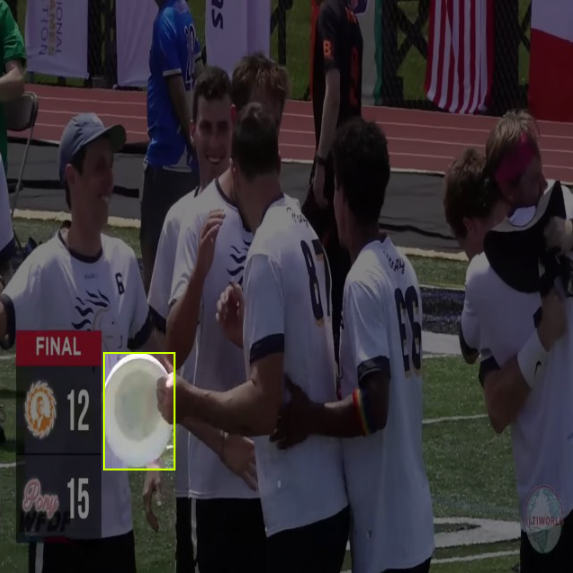
#> input picture cosc428-frisbee-tracking-project/img_1_gnd_truth.png, 573 x 573 px, given in place of forehand_2.mp4, which was not available
$ python masking.py
#> lines starting #> are read from the running program, lines starting #| are printed output that depends on the picture; after the words box and inside, x2 and y2 are one past the last pixel; in counts of white or black regions, pixels touching at a corner belong together; pictures that were not available may be replaced by others from this repository, and a replacement may not be noted
import cv2
import numpy as np

# |--------- Path to footage folder goes here -------------|
cap = cv2.VideoCapture('Footage/forehand_2.mp4')

# |--------- Must select a valid frame so change target_frame to low numbers -------------|
target_frame = 20
cap.set(cv2.CAP_PROP_POS_FRAMES, target_frame)
ret, frame = cap.read()
#> frame is the input picture: shape (573, 573, 3); mean B, G, R 53.6, 47.3, 53
if not ret:
    print(f"[ERROR] Couldn't read frame {target_frame}")
    cap.release()
    exit()

h, w = frame.shape[:2]
#> h = 573; w = 573
scale = min(1440 / w, 960 / h)
#> scale = 1.68
frame_resized = cv2.resize(frame, None, fx=scale/2, fy=scale/2)

# |--------- Processing -------------|
gray = cv2.cvtColor(frame_resized, cv2.COLOR_BGR2GRAY)
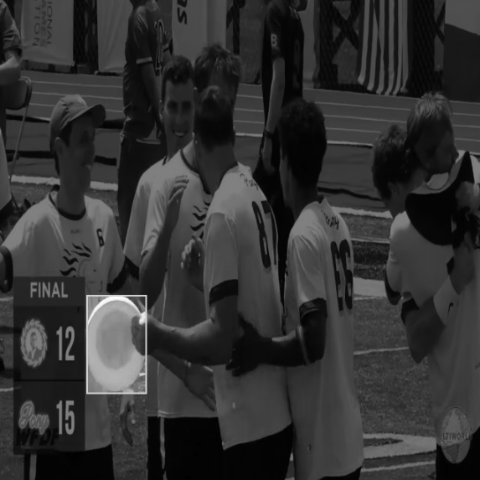
#> gray: shape (480, 480); min 0, max 253, mean 49.6
blur = cv2.GaussianBlur(gray, (3,3), cv2.BORDER_DEFAULT)
canny = cv2.Canny(blur, 125, 175)
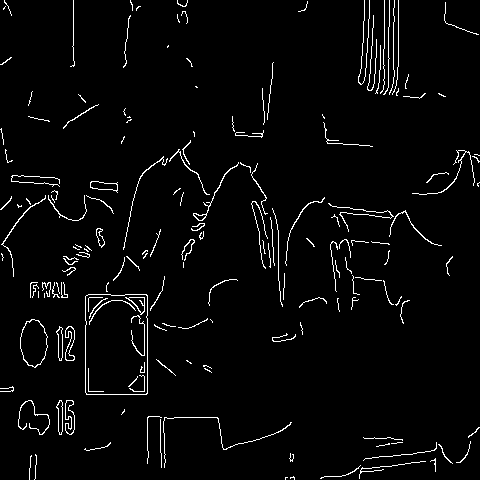
#> canny: shape (480, 480); 3.1% white in thin lines or dots
dilated = cv2.dilate(canny, (7,7), iterations=3)
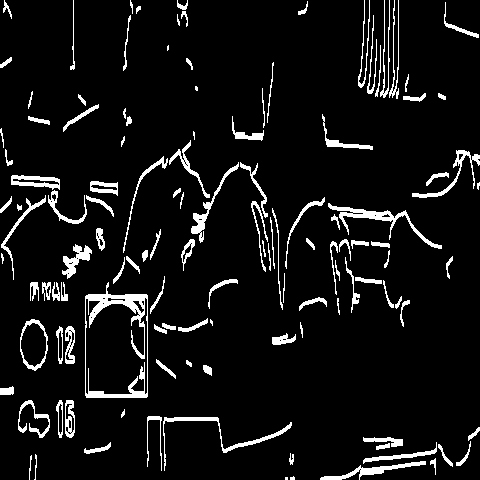
#> dilated: shape (480, 480); 7.2% white; 124 white regions (9 under 20 px), largest, box (x1, y1, x2, y2) and area: (85, 282, 148, 398) 1705, (328, 203, 442, 249) 793, (163, 417, 292, 471) 617
eroded = cv2.erode(dilated, (7,7), iterations=3)
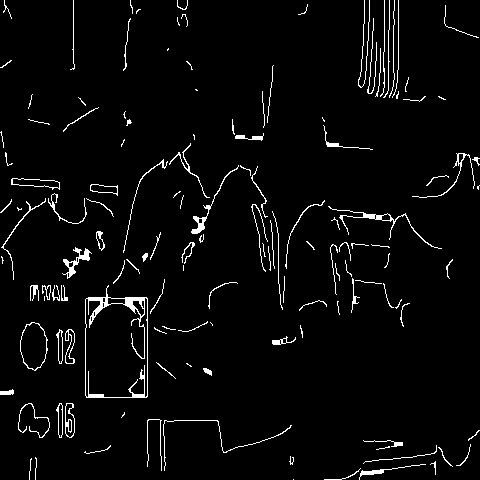
#> eroded: shape (480, 480); 3.6% white in thin lines or dots

blank = np.zeros(frame.shape[:2], dtype='uint8')
blank_resized = cv2.resize(blank, None, fx=scale/2, fy=scale/2)
#> blank: shape (573, 573); every value is 0

# |------ Masking runs into its own problems because sometimes the frisbee ------|
# |------ enters the region that we are masking ------|
mask = cv2.rectangle(blank.copy(), (0,0), (frame.shape[1], 400), 255, -1)
mask = cv2.bitwise_not(mask)
mask_resized = cv2.resize(mask, None, fx=scale/2, fy=scale/2)
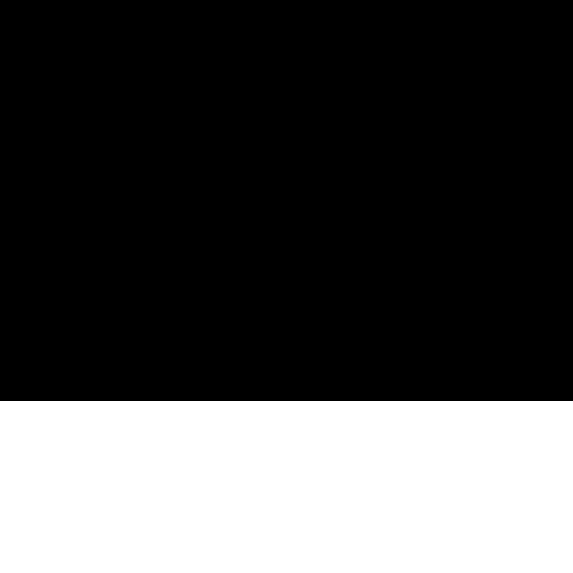
#> mask: shape (573, 573); 30% white; 1 white region, box (x1, y1, x2, y2) and area: (0, 401, 573, 573) 98556

masked = cv2.bitwise_and(frame,frame,mask=mask)
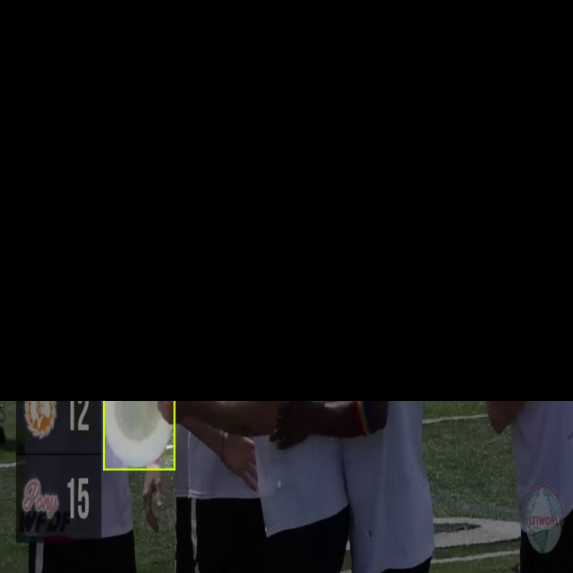
#> masked: shape (573, 573, 3); mean B, G, R 16, 15.1, 14.8
masked_resized = cv2.resize(masked, None, fx=scale/2, fy=scale/2)

# |--------- Will produce a lot of popups -------------|
cv2.imshow('Frame', frame_resized)
cv2.imshow('Blank', blank_resized)
cv2.imshow('Mask', mask_resized)
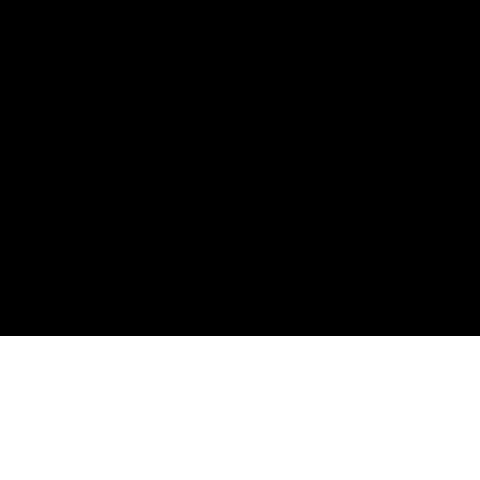
#> window 'Mask': shape (480, 480); min 0, max 255, mean 76.5
cv2.imshow('Masked', masked_resized)

cv2.imshow('Blur', blur)
cv2.imshow('Canny', canny)
cv2.imshow('Dilated', dilated)
cv2.imshow('Eroded', eroded)

# |--------- Any key to quit -------------|
cv2.waitKey(0)

$ run again, on cosc428-frisbee-tracking-project/img_24_gnd_truth.png
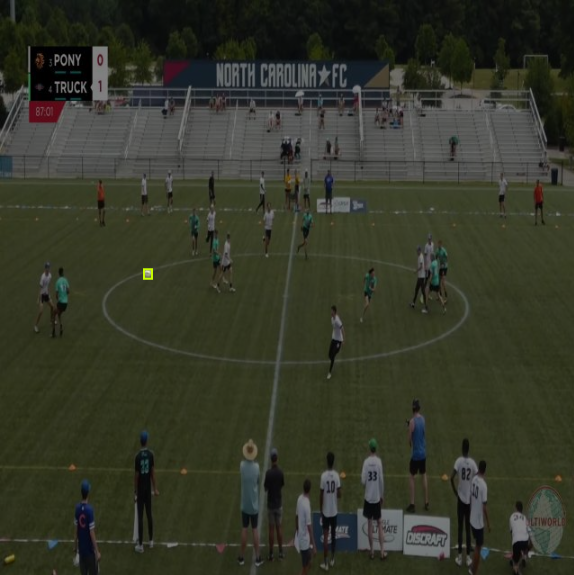
#> input picture cosc428-frisbee-tracking-project/img_24_gnd_truth.png, 574 x 575 px, given in place of forehand_2.mp4, which was not available
#> frame is the input picture: shape (575, 574, 3); mean B, G, R 40.8, 55, 52.1
#> `canny = cv2.Canny(blur, 125, 175)`:
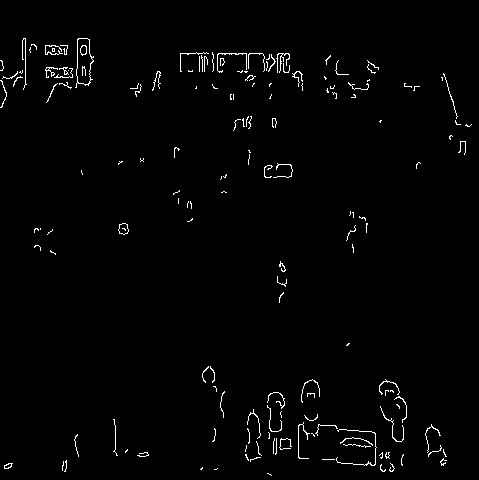
#> canny: shape (480, 479); 1.5% white in thin lines or dots, all inside (x1, y1, x2, y2) = (0, 38, 472, 476)
#> dilated: shape (480, 479); 3.5% white; 115 white regions (24 under 20 px), largest, box (x1, y1, x2, y2) and area: (311, 424, 377, 469) 489, (379, 379, 407, 445) 376, (217, 53, 265, 76) 349
#> eroded: shape (480, 479); 1.7% white in thin lines or dots, all inside (x1, y1, x2, y2) = (0, 41, 472, 479)
#> blank: shape (575, 574); every value is 0
#> mask: shape (575, 574); 30.3% white; 1 white region, box (x1, y1, x2, y2) and area: (0, 401, 574, 575) 99876
#> `masked = cv2.bitwise_and(frame,frame,mask=mask)`:
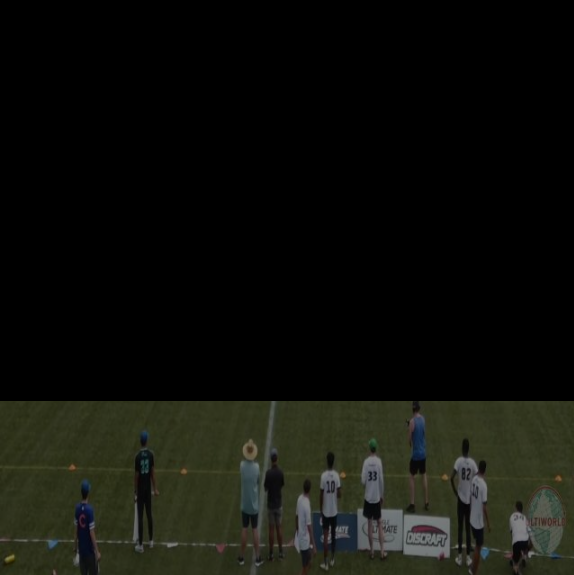
#> masked: shape (575, 574, 3); mean B, G, R 11.3, 16.3, 15.3

$ run again, on cosc428-frisbee-tracking-project/img_40_gnd_truth.png
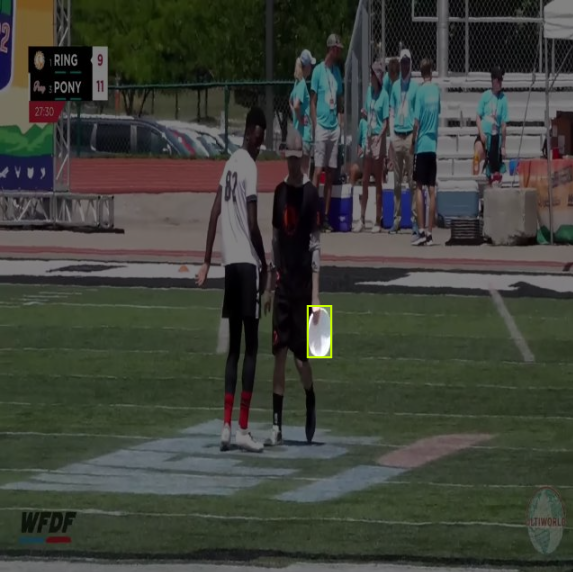
#> input picture cosc428-frisbee-tracking-project/img_40_gnd_truth.png, 573 x 572 px, given in place of forehand_2.mp4, which was not available
#> frame is the input picture: shape (572, 573, 3); mean B, G, R 57.4, 65.1, 62.1
#> `canny = cv2.Canny(blur, 125, 175)`:
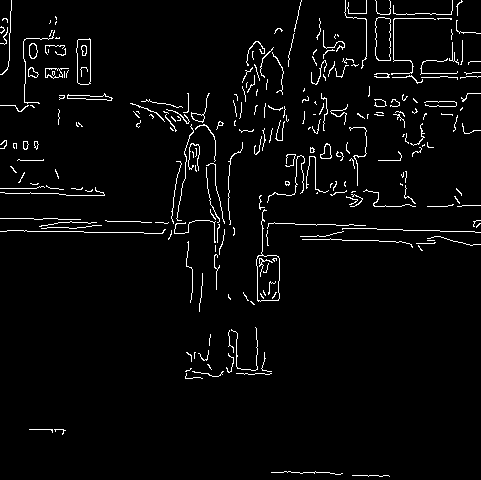
#> canny: shape (480, 481); 3.3% white in thin lines or dots
#> dilated: shape (480, 481); 8.7% white; 143 white regions (19 under 20 px), largest, box (x1, y1, x2, y2) and area: (266, 222, 481, 251) 1563, (0, 218, 166, 237) 1407, (391, 0, 458, 87) 1260
#> eroded: shape (480, 481); 4.1% white in thin lines or dots
#> blank: shape (572, 573); every value is 0
#> mask: shape (572, 573); 29.9% white; 1 white region, box (x1, y1, x2, y2) and area: (0, 401, 573, 572) 97983
#> `cv2.imshow('Mask', mask_resized)`:
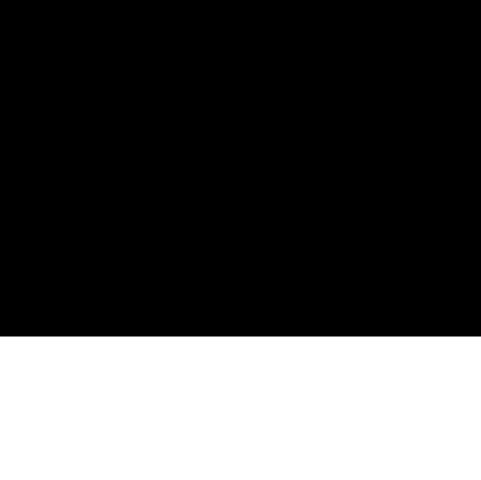
#> window 'Mask': shape (480, 481); min 0, max 255, mean 76.2

$ run again, on cosc428-frisbee-tracking-project/img_6_gnd_truth.png
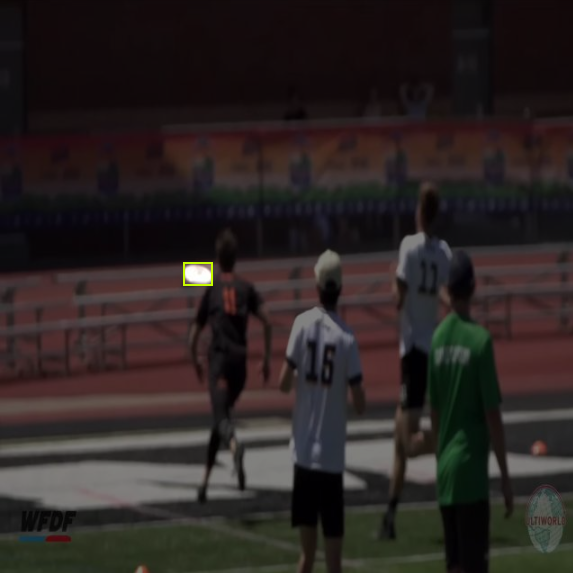
#> input picture cosc428-frisbee-tracking-project/img_6_gnd_truth.png, 573 x 573 px, given in place of forehand_2.mp4, which was not available
#> frame is the input picture: shape (573, 573, 3); mean B, G, R 35.2, 36.3, 43.6
#> canny: shape (480, 480); 0.55% white in thin lines or dots, all inside (x1, y1, x2, y2) = (35, 192, 439, 480)
#> dilated: shape (480, 480); 1.4% white; 29 white regions (1 under 20 px), largest, box (x1, y1, x2, y2) and area: (152, 218, 179, 244) 438, (239, 248, 296, 302) 366, (35, 424, 93, 433) 233
#> eroded: shape (480, 480); 0.59% white in thin lines or dots, all inside (x1, y1, x2, y2) = (35, 195, 439, 480)
#> blank: shape (573, 573); every value is 0
#> mask: shape (573, 573); 30% white; 1 white region, box (x1, y1, x2, y2) and area: (0, 401, 573, 573) 98556
#> `masked = cv2.bitwise_and(frame,frame,mask=mask)`:
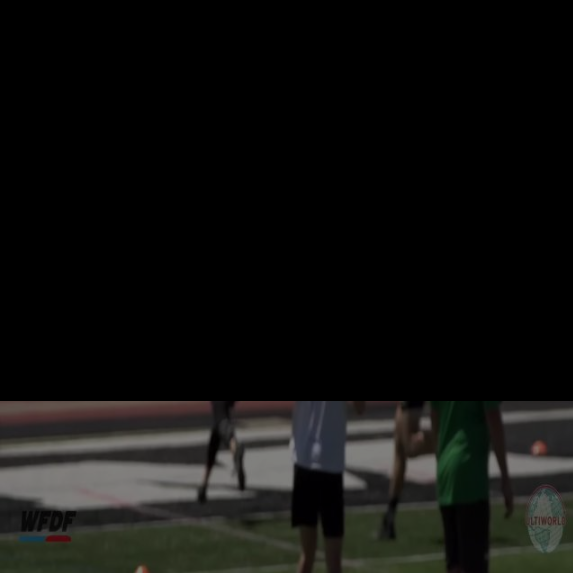
#> masked: shape (573, 573, 3); mean B, G, R 15.2, 16.9, 16.8
